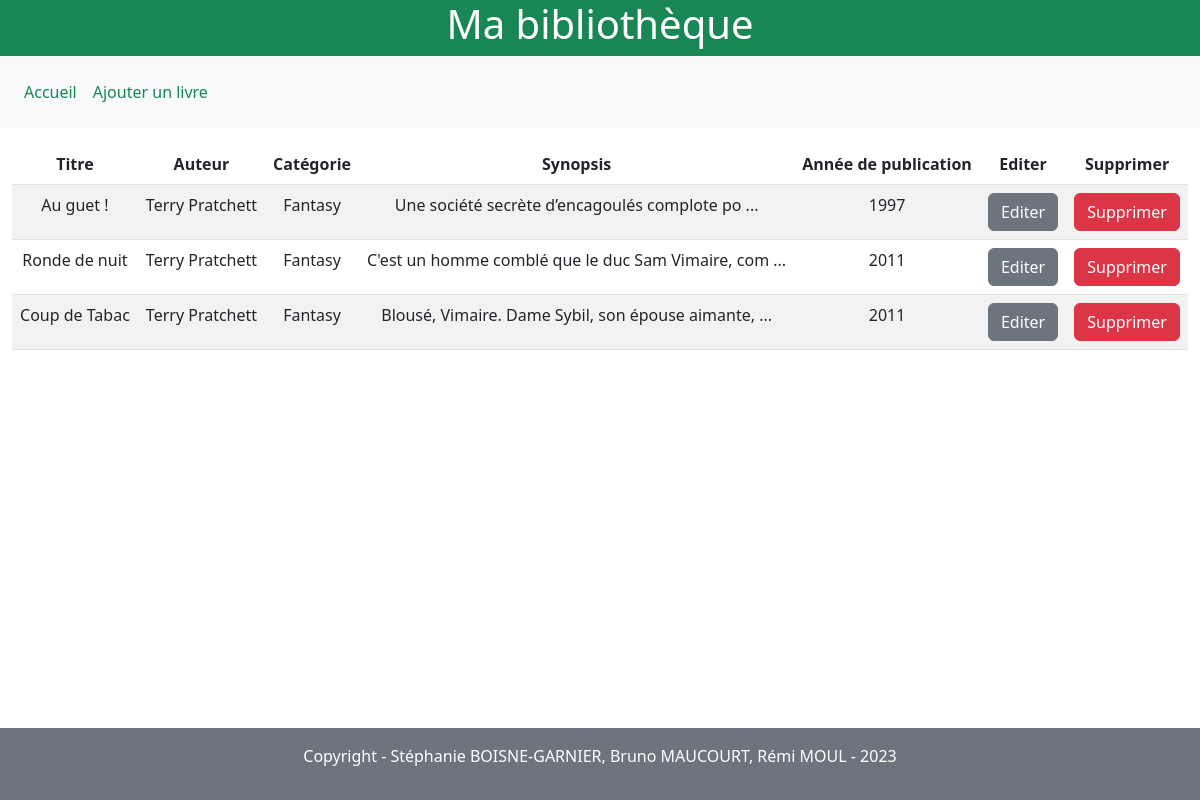
/View/index.php, run on the app's committed database.
### tables this page shows
CREATE TABLE `maBibliotheque` (
  `ID` int(11) NOT NULL,
  `nomLivre` varchar(256) NOT NULL,
  `nomAuteur` varchar(256) NOT NULL,
  `categorie` varchar(256) NOT NULL,
  `datePublication` int(4) NOT NULL,
  `synopsis` text NOT NULL
);

### View/index.php (called while the page is built, shortened)
<?php
    require_once "../Element/header.php";
?>
<?PHP
    require_once('../Controller/db_connection.php');
    require_once('../Model/all_books.php');
    require_once('../Element/book_list.php');
    require_once "../Element/footer.php";
?>

### Model/all_books.php (called while the page is built)
<?php
    $stmt = $dbh->query("SELECT * FROM maBibliotheque");
    $books = $stmt-> fetchAll();

### Element/book_list.php (the view)
<div class="table-responsive mt-3 mb-3">
    <table class="table table-striped text-center">
    <thead>
        <tr>
        <th scope="col">Titre</th>
        <th scope="col">Auteur</th>
        <th scope="col">Catégorie</th>
        <th scope="col">Synopsis</th>
        <th scope="col">Année de publication</th>
        <th scope="col">Editer</th>
        <th scope="col">Supprimer</th>
        </tr>
    </thead>
    <tbody>
    <?php
    foreach($books as $book){
        ?>
        <tr>
            <td>
                <?PHP
                    echo($book['nomLivre']);
                ?>
            </td>
            <td>
                <?PHP
                    echo($book['nomAuteur']);
                ?>
            </td>
            <td>
                <?PHP
                    echo($book['categorie']);
                ?>
            </td>
            <td>
                <?PHP
                    $synopsis_max_length = 50;
                    if(strlen($book['synopsis']) > $synopsis_max_length){
                        $synopsis_start_position = 0;
                        echo(substr($book['synopsis'], $synopsis_start_position, $synopsis_max_length) . ' ...');
                    }else{
                        echo($book['synopsis']);
                    }
                ?>
            </td>
            <td>
                <?PHP
                    echo($book['datePublication']);
                ?>
            </td>
            <td>
                <a class="btn btn-secondary" href="./edit_book_form.php?id=<?php echo($book['ID']) ?>">Editer</a>
            </td>
            <td>
                <a class="btn btn-danger" href="./delete_book.php?id=<?php echo($book['ID']) ?>">Supprimer</a>
            </td>
        </tr>
        <?php }; ?>
    </tbody>
    </table>
</div>

### Element/header.php (shortened to what this page needs)
<!DOCTYPE html>
<html class="h-100 w-100" lang="fr">
<head>
    <link href="https://cdn.jsdelivr.net/npm/bootstrap@5.3.0-alpha1/dist/css/bootstrap.min.css" rel="stylesheet">
</head>
<body class="d-flex flex-column h-100">
    <header class="container-fluid d-flex flex-column flex-justify-start m-0 p-0">
        <div class="w-100 bg-success text-white text-center">
            <h1>Ma bibliothèque</h1>
        </div>
        <div class="w-100 m-0 p-0">
            <nav class="navbar navbar-expand-lg navbar-light bg-light p-3">
                <div class="collapse navbar-collapse" id="navbarSupportedContent">
                    <ul class="navbar-nav">
                        <li class="nav-item">
                            <a class="nav-link ml-5 text-success" href="./index.php">Accueil</a>
                        </li>
                        <li class="nav-item">
                            <a class="nav-link ml-5 text-success" href="./add_book_form.php">Ajouter un livre</a>
                        </li>
                    </ul>
                </div>
            </nav>
        </div>
    </header>
    <main class="container-fluid">

### Element/footer.php
        </main>
        <footer class="container-fluid p-3 mt-auto bg-secondary text-white text-center">
            <p>Copyright - Stéphanie BOISNE-GARNIER, Bruno MAUCOURT, Rémi MOUL - 2023</p>
        </footer>
    </body>
</html>

### data on the page
mabibliotheque: nomLivre "Au guet !", nomAuteur "Terry Pratchett", categorie "Fantasy", synopsis "Une société secrète d’encagoulés complote po", datePublication "1997"
mabibliotheque: nomLivre "Ronde de nuit", nomAuteur "Terry Pratchett", categorie "Fantasy", synopsis "C'est un homme comblé que le duc Sam Vimaire, com", datePublication "2011"
mabibliotheque: nomLivre "Coup de Tabac", nomAuteur "Terry Pratchett", categorie "Fantasy", synopsis "Blousé, Vimaire. Dame Sybil, son épouse aimante,", datePublication "2011"
